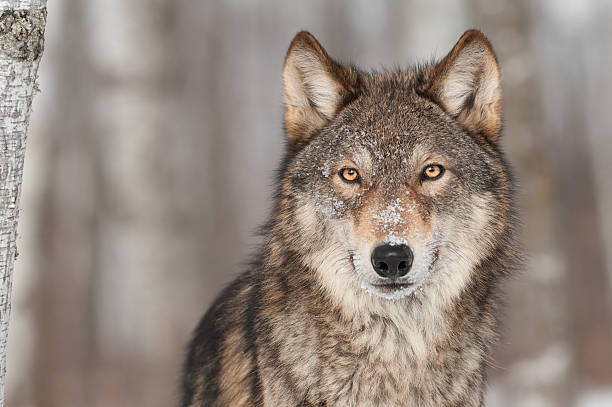
#> input picture OpenCV/Pictures/wolfcolor.jpg, 612 x 407 px
$ python 2_transformations.py
#> lines starting #> are read from the running program, lines starting #| are printed output that depends on the picture; after the words box and inside, x2 and y2 are one past the last pixel; in counts of white or black regions, pixels touching at a corner belong together
import cv2 as cv

## 1. IMAGES TRANSFORMATION
import numpy as np

img = cv.imread('Pictures/wolfcolor.jpg')
#> img is the input picture: shape (407, 612, 3); mean B, G, R 126.3, 135.4, 148.1

# 1.1 Translation funtion

def translate(img, x, y):
    # -x: left shift, +x: right shift --> X coordinate to translate to
    # -y: shift up, +y:shift up ---> Y coordina to translate to

#> called with x = 100, y = 100
    transmatrix = np.float32([[1, 0, x], [0, 1, y]])
    dimensions = (img.shape[1], img.shape[0])
#> dimensions = (612, 407)

    return cv.warpAffine(img, transmatrix, dimensions)
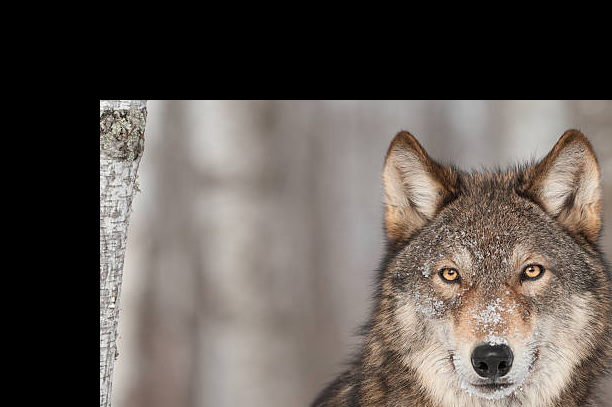
#> returned value: shape (407, 612, 3); mean of channels 0, 1, 2 82.1, 87.8, 95.3; drawn as B, G, R

    #Applying image translation

translated = translate(img, 100, 100)
#cv.imshow('Translated', translated)


# 3.2 Rotation funtion

def rotate(img, angle, rotPoint=None):
#> called with angle = 45
    (height, width) = img.shape[:2]
#> height = 407; width = 612

    if rotPoint is None:  #Defining rotation point
        rotPoint = (width//2, height//2)
#> rotPoint = (306, 203)

    rotmatrix = cv.getRotationMatrix2D(rotPoint, angle, scale=1.0)
    dimensions = (width, height)
#> dimensions = (612, 407)

    return cv.warpAffine(img, rotmatrix, dimensions)
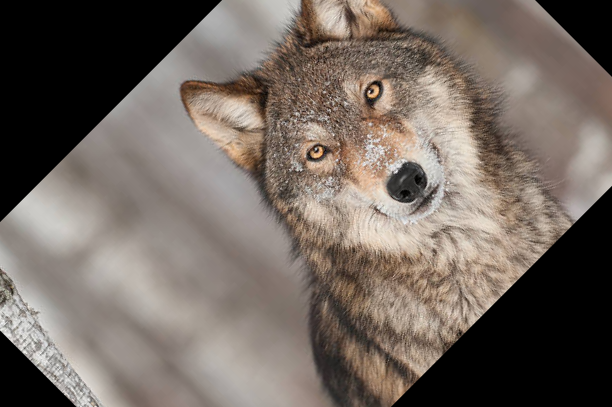
#> returned value: shape (407, 612, 3); mean of channels 0, 1, 2 97.1, 104.8, 115.1; drawn as B, G, R

    #Applying rotation

rotated = rotate(img, 45)
cv.imshow('Rotated', rotated)


# 2.3 Flipping
#1: Vertically, 0: Horizontally, -1: Both
flipped = cv.flip(img, 1)
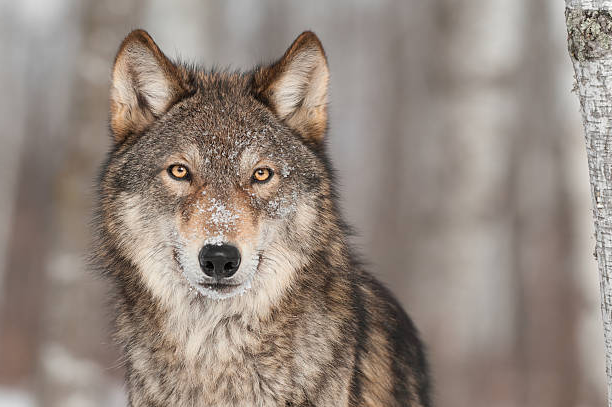
#> flipped: shape (407, 612, 3); mean B, G, R 126.3, 135.4, 148.1
cv.imshow('Flipped', flipped)
cv.waitKey(0)

## 2. BASIC IMAGE FUNCTIONS

## Passing kernels to the images would represent a
## potential improvement or deterioration for the edge detection

img = cv.imread('Pictures/wolfcolor.jpg')
cv.imshow('Original', img)

#Converting to gray
gray_img = cv.cvtColor(img, cv.COLOR_BGR2GRAY)
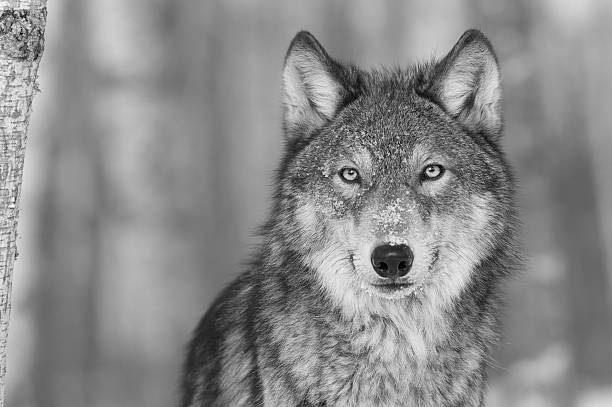
#> gray_img: shape (407, 612); min 0, max 255, mean 138.2
cv.imshow('Gray', gray_img)

#Bluring - Gaussian
blur_img = cv.GaussianBlur(img, (5,5), cv.BORDER_DEFAULT)
cv.imshow('Blur', blur_img)

#Edge cascade
canny = cv.Canny(blur_img, 125, 175) #passing a blured image would give less edges
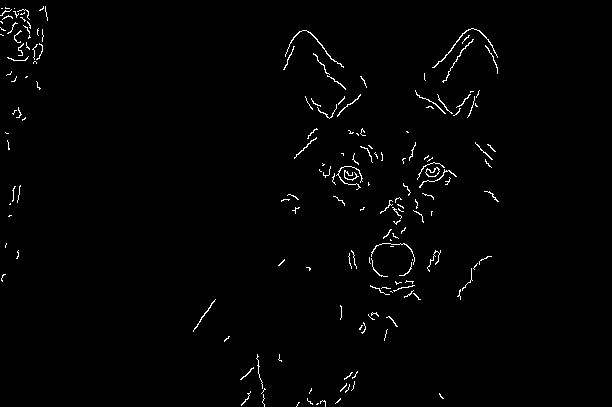
#> canny: shape (407, 612); 1.3% white in thin lines or dots, all inside (x1, y1, x2, y2) = (0, 6, 499, 407)
cv.imshow('canny', canny)

# Dilating image
dilated = cv.dilate(canny, (7,7), iterations=3)
#> dilated: shape (407, 612); 3.2% white; 112 white regions (19 under 20 px), largest, box (x1, y1, x2, y2) and area: (417, 155, 457, 191) 482, (432, 28, 498, 77) 401, (369, 239, 415, 280) 393
cv.imshow('dilated', dilated)

#Eroding
eroded = cv.erode(dilated, (7,7), iterations=2)
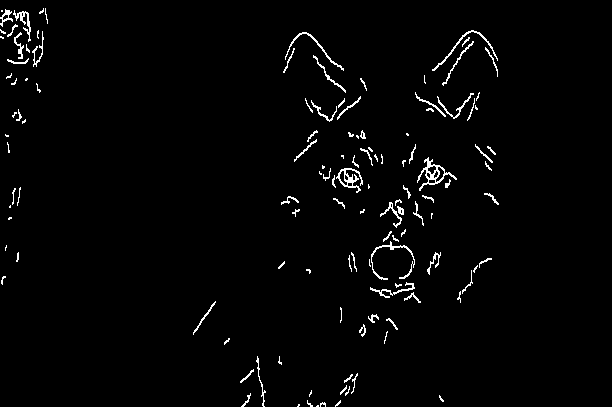
#> eroded: shape (407, 612); 2% white in thin lines or dots, all inside (x1, y1, x2, y2) = (0, 8, 499, 407)
cv.imshow('eroded', eroded)

#Cropping
cropped = img[100:400, 300:500]
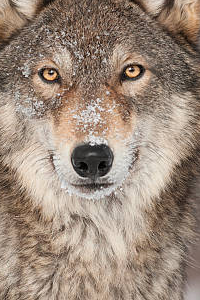
#> cropped: shape (300, 200, 3); mean B, G, R 123.3, 137.8, 156.2
cv.imshow('Cropped', cropped)

cv.waitKey(0)
